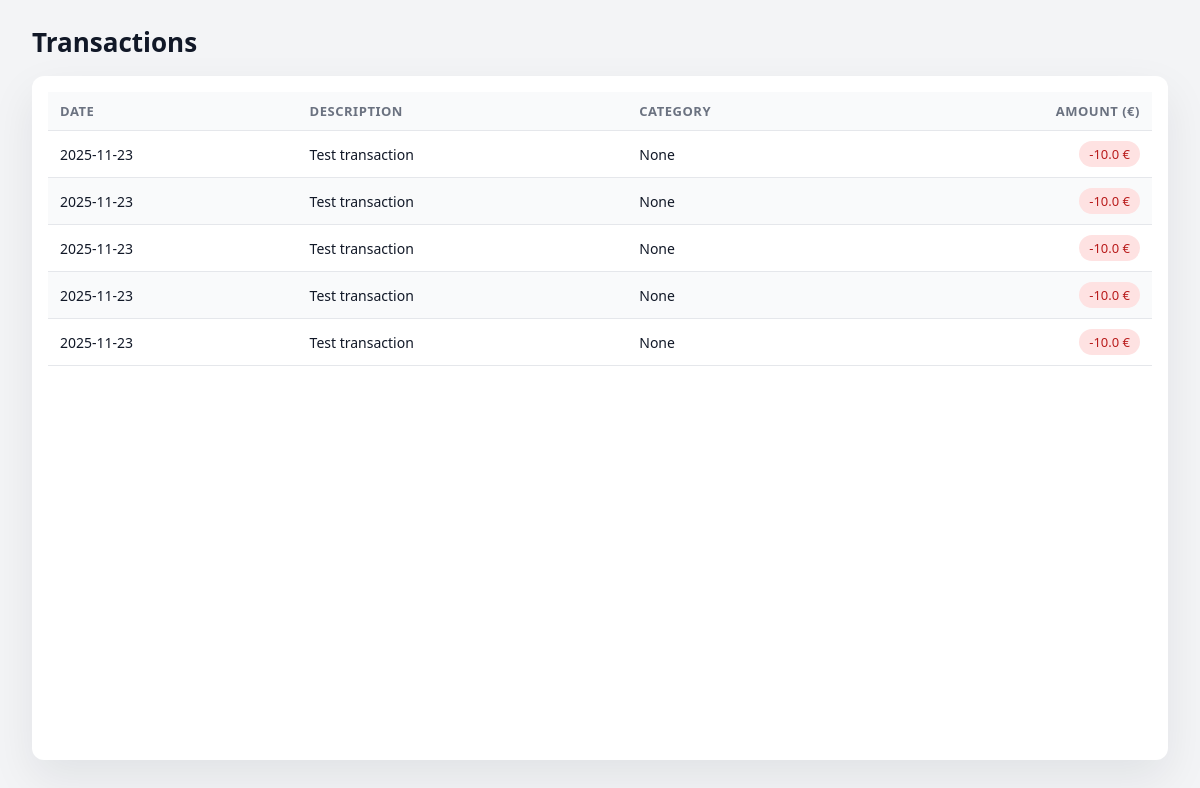
The app's page /transactions, older data.
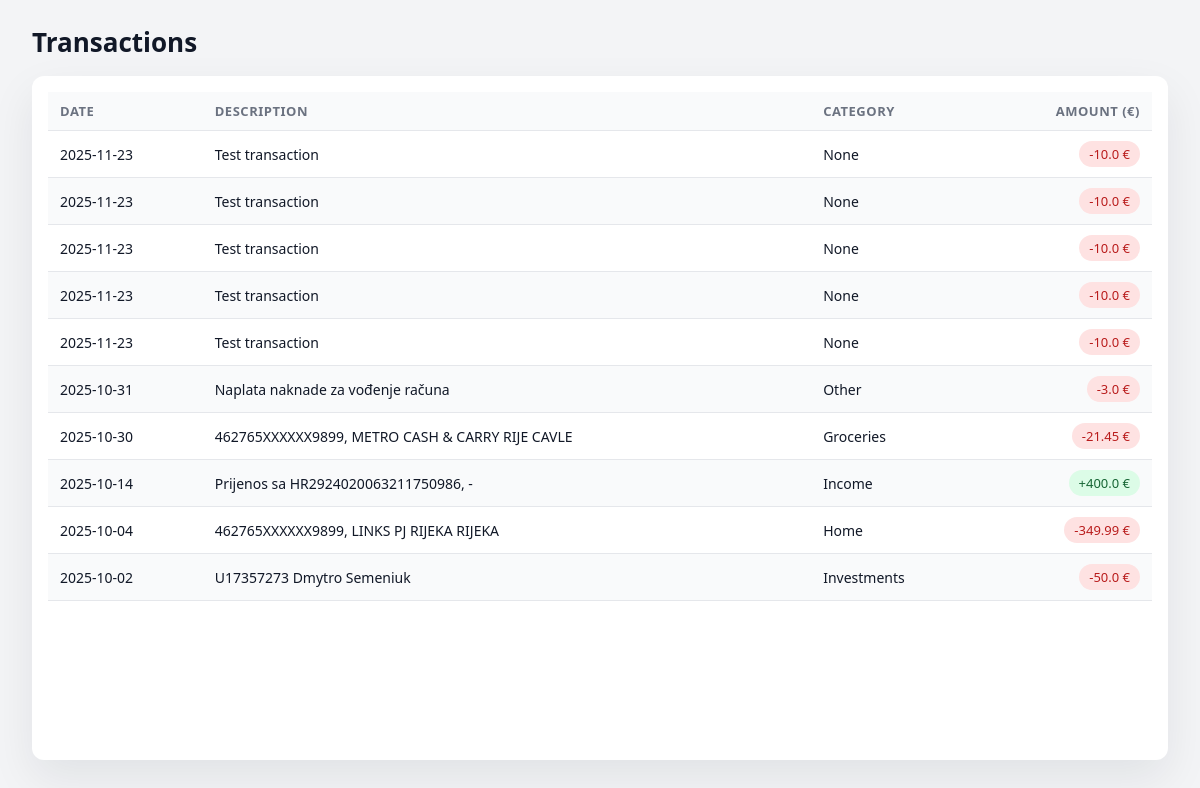
The same page, newer data.
### models.py (models this page shows)
class Transaction(Base):
    __tablename__ = "transactions"
    id = Column(Integer, primary_key=True, index=True)
    date = Column(Date, nullable=False)
    description = Column(String, nullable=False)
    currency_original = Column(String(3), nullable=True)
    amount_original = Column(Float, nullable=False)
    amount_eur = Column(Float, nullable=False)
    account_name = Column(String, nullable=True)
    category = Column(String, nullable=True)
    notes = Column(Text, nullable=True)

### main.py (the view)
@app.get("/transactions")
def transactions_page(
    request: Request,
    db: Session = Depends(get_db)
):
    transactions = db.query(Transaction).order_by(Transaction.date.desc()).all()
    return templates.TemplateResponse(
        "transactions.html",
        {
            "request": request,
            "transactions": transactions,
        },
    )

### templates/transactions.html (shortened to what this page needs)
<!DOCTYPE html>
<html lang="en">
<head>
    <link rel="stylesheet" href="{{ url_for('static', path='../static/css/transactions.css') }}">
</head>
<body>
    <div class="page-container">
        <header class="page-header">
            <h1>Transactions</h1>
        </header>
        <div class="table-wrapper">
            <table class="transactions-table">
                <thead>
                    <tr>
                        <th>Date</th>
                        <th>Description</th>
                        <th>Category</th>
                        <th>Amount (€)</th>
                    </tr>
                </thead>
<tbody>
    {% for tx in transactions %}
    <tr class="main-row">
        <td>{{ tx.date }}</td>
        <td>{{ tx.description }}</td>
        <td>{{ tx.category }}</td>
        <td class="amount-cell">
            {% if tx.amount_eur < 0 %}
                <span class="amount amount-negative">
                    {{ tx.amount_eur }} €
                </span>
            {% else %}
                <span class="amount amount-positive">
                    +{{ tx.amount_eur }} €
                </span>
            {% endif %}
        </td>
    </tr>
    {% endfor %}
</tbody>
            </table>
        </div>
    </div>
</body>
</html>

### static/css/transactions.css (style rules this page uses)
body { margin: 0; padding: 0; background-color: #f3f4f6; font-family: system-ui, -apple-system, BlinkMacSystemFont, "Segoe UI", Arial, sans-serif; min-height: 100vh; }
.page-container { max-width: 1200px; margin: 0 auto; padding: 24px 32px 40px; min-height: 100vh; box-sizing: border-box; display: flex; flex-direction: column; gap: 16px; }
.page-header h1 { margin: 0; font-size: 26px; font-weight: 600; text-align: left; color: #111827; }
.table-wrapper { flex: 1; overflow-x: auto; background: #ffffff; border-radius: 12px; padding: 16px 16px 8px; box-shadow: 0 18px 45px rgba(15, 23, 42, 0.08); box-sizing: border-box; }
.transactions-table { width: 100%; border-collapse: collapse; min-width: 700px; }
.transactions-table thead th { padding: 10px 12px; text-align: left; font-size: 13px; font-weight: 600; text-transform: uppercase; letter-spacing: 0.04em; color: #6b7280; border-bottom: 1px solid #e5e7eb; background-color: #f9fafb; }
.transactions-table tbody td { padding: 10px 12px; font-size: 14px; border-bottom: 1px solid #e5e7eb; color: #111827; }
.transactions-table th:last-child { text-align: right; }
.transactions-table tbody tr.main-row:nth-child(4n+1), .transactions-table tbody tr.main-row:nth-child(4n+2) { background-color: #ffffff; }
.transactions-table tbody tr.main-row:nth-child(4n+3), .transactions-table tbody tr.main-row:nth-child(4n+4) { background-color: #f9fafb; }
.transactions-table tbody tr.main-row { transition: background-color 0.12s ease, transform 0.05s ease; cursor: pointer; }
.amount-cell { text-align: right; white-space: nowrap; }
.amount { display: inline-block; padding: 4px 10px; border-radius: 999px; font-size: 13px; font-weight: 500; background-color: #f3f4f6; }
.amount-negative { color: #b91c1c; background-color: #fee2e2; }
.amount-positive { color: #166534; background-color: #dcfce7; }

Row changes from the older to the newer data that the page shows:
added Transaction: date "2025-10-31", description "Naplata naknade za vođenje računa", category "Other", amount_eur "-3.0"
added Transaction: date "2025-10-30", description "462765XXXXXX9899, METRO CASH & CARRY RIJE CAVLE", category "Groceries", amount_eur "-21.45"
added Transaction: date "2025-10-14", description "Prijenos sa HR2924020063211750986, -", category "Income", amount_eur "400.0"
added Transaction: date "2025-10-04", description "462765XXXXXX9899, LINKS PJ RIJEKA RIJEKA", category "Home", amount_eur "-349.99"
added Transaction: date "2025-10-02", description "U17357273 Dmytro Semeniuk", category "Investments", amount_eur "-50.0"
